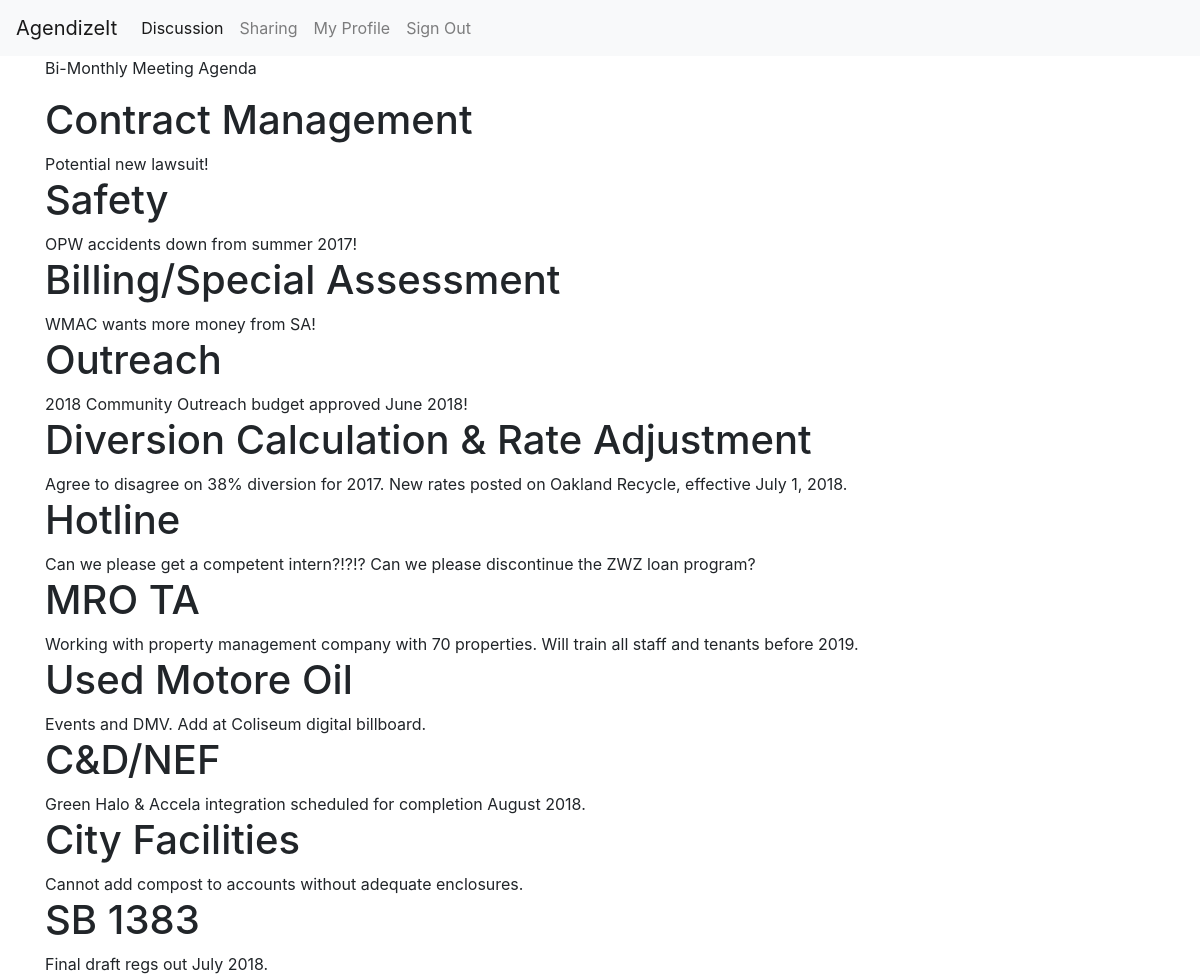
The page / (signed in) on the database its author committed.
### meetingdiscuss/models.py (models this page shows)
class AgendaItem(models.Model):
    topic = models.CharField(max_length=150)
    text = models.TextField()

### meetingdiscuss/views.py (the view)
# urls.py: path("", views.homepage),
def homepage(request):
    items = AgendaItem.objects.all()
    context = {
        'items': items,
    }
    return render(request, "discussion.html", context)

### meetingdiscuss/templates/discussion.html
{% extends "base.html" %}
{% block content %}
<p>Bi-Monthly Meeting Agenda</p>
{% for item in items %}
    <h1>{{ item.topic }}</h1>
    {{ item.text}}
{% endfor %}
{% endblock content %}

### rows shown on the page
AgendaItem: topic "Contract Management", text "Potential new lawsuit!"
AgendaItem: topic "Safety", text "OPW accidents down from summer 2017!"
AgendaItem: topic "Billing/Special Assessment", text "WMAC wants more money from SA!"
AgendaItem: topic "Outreach", text "2018 Community Outreach budget approved June 2018!"
AgendaItem: topic "Diversion Calculation & Rate Adjustment", text "Agree to disagree on 38% diversion for 2017. New rates posted on Oakland Recycle, effective July 1, 2018."
AgendaItem: topic "Hotline", text "Can we please get a competent intern?!?!? Can we please discontinue the ZWZ loan program?"
AgendaItem: topic "MRO TA", text "Working with property management company with 70 properties. Will train all staff and tenants before 2019."
AgendaItem: topic "Used Motore Oil", text "Events and DMV. Add at Coliseum digital billboard."
AgendaItem: topic "C&D/NEF", text "Green Halo & Accela integration scheduled for completion August 2018."
AgendaItem: topic "City Facilities", text "Cannot add compost to accounts without adequate enclosures."
AgendaItem: topic "SB 1383", text "Final draft regs out July 2018."
